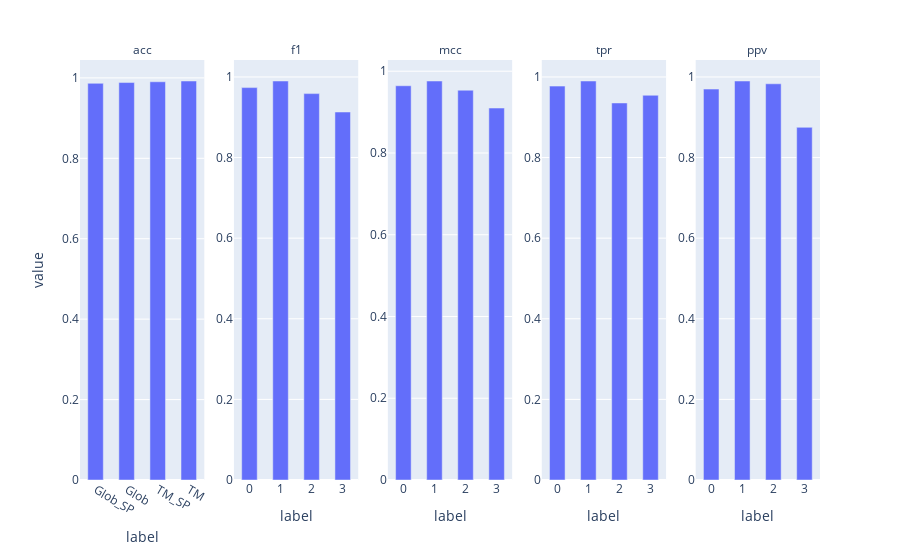

This figure's notebook cell:
### Code cell
metrics_df = pd.DataFrame({"acc":cm.ACC, "f1":cm.F1, "mcc":cm.MCC, "tpr":cm.TPR, "ppv":cm.PPV, "label":pd.Series(range(4))}).melt(id_vars=["label"], var_name="metric")
fig = px.bar(metrics_df, x="label", y="value", facet_col="metric", facet_col_spacing=0.04, orientation="v")
fig.update_yaxes(matches=None)
fig.for_each_yaxis(lambda yaxis: yaxis.update(showticklabels=True))
fig.for_each_annotation(lambda a: a.update(text=a.text.split("=")[-1]))
fig.update_traces(width=0.5)
fig.update_layout(
    bargap=0.1,
    xaxis = dict(
        tickmode='array',
        tickvals=list(range(4)),
        ticktext=list(dataset.label_mappings.keys())
    )
)
fig.show()

### Figure 1 — Plotly figure (JSON) as saved in the notebook; plotly's stock layout.template omitted (floating-point values rounded to 4 significant figures)
{"data": [{"alignmentgroup": "True", "hovertemplate": "metric=acc<br>label=%{x}<br>value=%{y}<extra></extra>", "legendgroup": "", "marker": {"color": "#636efa", "pattern": {"shape": ""}}, "name": "", "offsetgroup": "", "orientation": "v", "showlegend": false, "textposition": "auto", "type": "bar", "width": 0.5, "x": [0, 1, 2, 3], "xaxis": "x", "y": [0.9864, 0.9883, 0.9903, 0.9922], "yaxis": "y"}, {"alignmentgroup": "True", "hovertemplate": "metric=f1<br>label=%{x}<br>value=%{y}<extra></extra>", "legendgroup": "", "marker": {"color": "#636efa", "pattern": {"shape": ""}}, "name": "", "offsetgroup": "", "orientation": "v", "showlegend": false, "textposition": "auto", "type": "bar", "width": 0.5, "x": [0, 1, 2, 3], "xaxis": "x2", "y": [0.9736, 0.99, 0.9587, 0.913], "yaxis": "y2"}, {"alignmentgroup": "True", "hovertemplate": "metric=mcc<br>label=%{x}<br>value=%{y}<extra></extra>", "legendgroup": "", "marker": {"color": "#636efa", "pattern": {"shape": ""}}, "name": "", "offsetgroup": "", "orientation": "v", "showlegend": false, "textposition": "auto", "type": "bar", "width": 0.5, "x": [0, 1, 2, 3], "xaxis": "x3", "y": [0.9644, 0.9761, 0.9536, 0.9099], "yaxis": "y3"}, {"alignmentgroup": "True", "hovertemplate": "metric=tpr<br>label=%{x}<br>value=%{y}<extra></extra>", "legendgroup": "", "marker": {"color": "#636efa", "pattern": {"shape": ""}}, "name": "", "offsetgroup": "", "orientation": "v", "showlegend": false, "textposition": "auto", "type": "bar", "width": 0.5, "x": [0, 1, 2, 3], "xaxis": "x4", "y": [0.9773, 0.99, 0.9355, 0.9545], "yaxis": "y4"}, {"alignmentgroup": "True", "hovertemplate": "metric=ppv<br>label=%{x}<br>value=%{y}<extra></extra>", "legendgroup": "", "marker": {"color": "#636efa", "pattern": {"shape": ""}}, "name": "", "offsetgroup": "", "orientation": "v", "showlegend": false, "textposition": "auto", "type": "bar", "width": 0.5, "x": [0, 1, 2, 3], "xaxis": "x5", "y": [0.9699, 0.99, 0.9831, 0.875], "yaxis": "y5"}], "layout": {"annotations": [{"font": {}, "showarrow": false, "text": "acc", "x": 0.084, "xanchor": "center", "xref": "paper", "y": 1, "yanchor": "bottom", "yref": "paper"}, {"font": {}, "showarrow": false, "text": "f1", "x": 0.292, "xanchor": "center", "xref": "paper", "y": 1, "yanchor": "bottom", "yref": "paper"}, {"font": {}, "showarrow": false, "text": "mcc", "x": 0.5, "xanchor": "center", "xref": "paper", "y": 1, "yanchor": "bottom", "yref": "paper"}, {"font": {}, "showarrow": false, "text": "tpr", "x": 0.708, "xanchor": "center", "xref": "paper", "y": 1, "yanchor": "bottom", "yref": "paper"}, {"font": {}, "showarrow": false, "text": "ppv", "x": 0.916, "xanchor": "center", "xref": "paper", "y": 1, "yanchor": "bottom", "yref": "paper"}], "bargap": 0.1, "barmode": "relative", "legend": {"tracegroupgap": 0}, "margin": {"t": 60}, "xaxis": {"anchor": "y", "domain": [0, 0.168], "tickmode": "array", "ticktext": ["Glob_SP", "Glob", "TM_SP", "TM"], "tickvals": [0, 1, 2, 3], "title": {"text": "label"}}, "xaxis2": {"anchor": "y2", "domain": [0.208, 0.376], "matches": "x", "title": {"text": "label"}}, "xaxis3": {"anchor": "y3", "domain": [0.416, 0.584], "matches": "x", "title": {"text": "label"}}, "xaxis4": {"anchor": "y4", "domain": [0.624, 0.792], "matches": "x", "title": {"text": "label"}}, "xaxis5": {"anchor": "y5", "domain": [0.832, 1], "matches": "x", "title": {"text": "label"}}, "yaxis": {"anchor": "x", "domain": [0, 1], "showticklabels": true, "title": {"text": "value"}}, "yaxis2": {"anchor": "x2", "domain": [0, 1], "showticklabels": true}, "yaxis3": {"anchor": "x3", "domain": [0, 1], "showticklabels": true}, "yaxis4": {"anchor": "x4", "domain": [0, 1], "showticklabels": true}, "yaxis5": {"anchor": "x5", "domain": [0, 1], "showticklabels": true}}}
